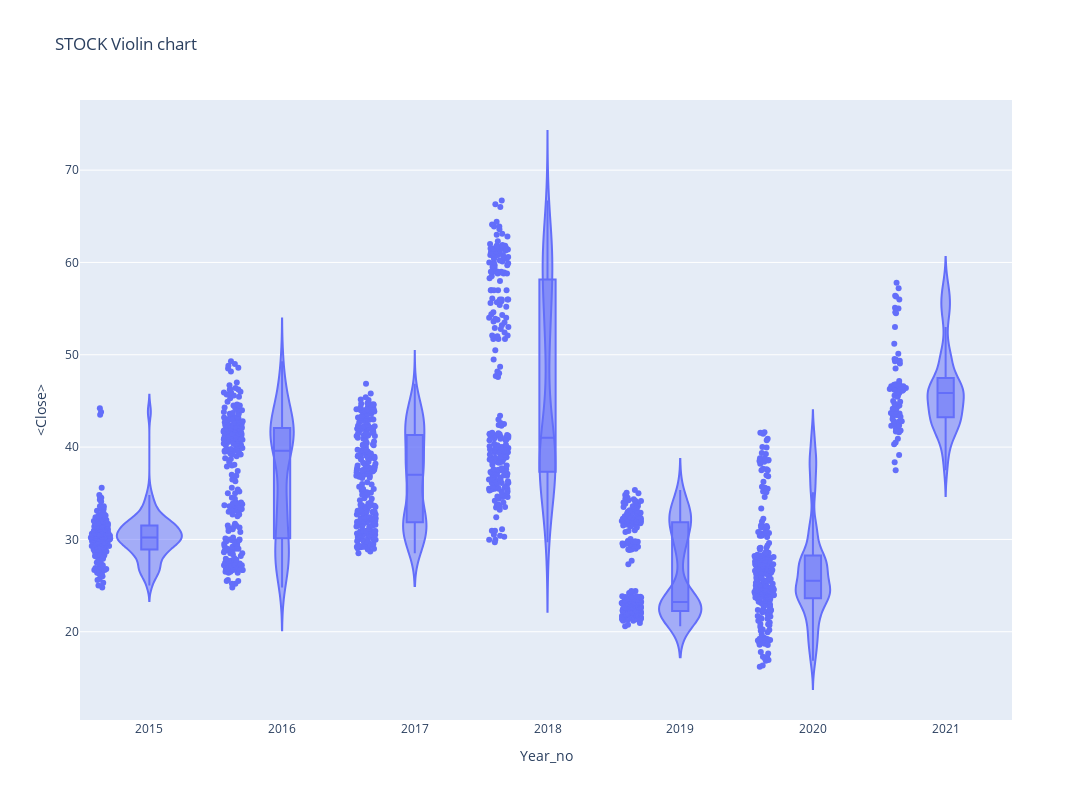

The notebook cell saved with this chart:
### Code cell
#px.violin(df_tips, y="tip", x="smoker", color="sex", box=True, points="all",
#          hover_data=df_tips.columns)

fig = go.Figure()
px.violin(df,x='Year_no',y='<Close>',box =True, points='all',
         hover_data=df.columns, title = 'STOCK Violin chart', width= 1200, height= 800)

### Figure 1 — Plotly figure (JSON) as saved in the notebook; plotly's stock layout.template omitted (floating-point values rounded to 4 significant figures; data arrays with more than 128 entries replaced by an {"elided": "..."} marker saying what was removed)
{"data": [{"alignmentgroup": "True", "box": {"visible": true}, "customdata": {"elided": "1500x3 mixed values"}, "hovertemplate": "Year_no=%{x}<br><Close>=%{y}<br>datetime=%{customdata[0]}<br><Volume>=%{customdata[1]}<br>Period=%{customdata[2]}<extra></extra>", "legendgroup": "", "marker": {"color": "#636efa"}, "name": "", "offsetgroup": "", "orientation": "v", "points": "all", "scalegroup": "True", "showlegend": false, "type": "violin", "x": {"elided": "1500 int values"}, "x0": " ", "xaxis": "x", "y": {"elided": "1500 float values"}, "y0": " ", "yaxis": "y"}], "layout": {"height": 800, "legend": {"tracegroupgap": 0}, "title": {"text": "STOCK Violin chart"}, "violinmode": "group", "width": 1200, "xaxis": {"anchor": "y", "domain": [0, 1], "title": {"text": "Year_no"}}, "yaxis": {"anchor": "x", "domain": [0, 1], "title": {"text": "<Close>"}}}}
